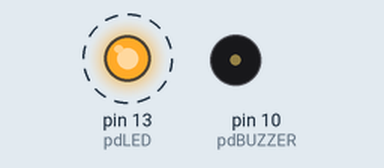
Bench run of a sketch on a simulated Arduino Uno, built with avr-gcc and run on an emulated ATmega328P. Shown: output pins drawn as LEDs (lit = HIGH), buzzer (waves = sounding). Dashed ring = blinking. What the sketch prints to the serial monitor is not drawn.

Above: at 36.6 s.
Timing chart, 0 to 39.4 s (numbered marks = the images above):
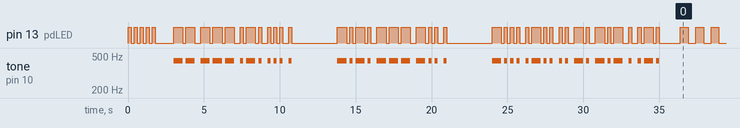

The sketch:

morse_code_blinker.ino
```cpp
// Morse Code Generator for Arduino / Teensy
// Charles B. Malloch, PhD
// 2015-01-13

enum { BAUDRATE = 115200 };
enum { pdLED = 13 };
enum { pdBUZZER = 10 };

enum { dotLen_ms = 200 };

enum { bufLen = 80 };
int bufPtr = 0;
char strBuf [bufLen];

void setup () {

  Serial.begin( BAUDRATE );

  pinMode ( pdLED, OUTPUT );

  for ( int i = 0; i < 5; i++ ) {
    digitalWrite ( pdLED, 1 );
    delay ( 200 );
    digitalWrite ( pdLED, 0 );
    delay ( 200 );
  }

  while ( ( millis() < 5000 ) && !Serial ) {
    delay ( 500 );
  }

  Serial.println ( "morse_code_blinker v2.10 2015-01-16" );

  sendMorseMessage ( 18, ( char * ) "morse code blinker" );
}

void loop () {
  const unsigned long blinkInterval_ms = 500;
  static unsigned long lastBlinkAt_ms = 0;
  checkSerial ();
  if ( ( millis() - lastBlinkAt_ms ) > blinkInterval_ms ) {
    LEDToggle ();
    lastBlinkAt_ms = millis();
  }
  delay ( 10 );
}

void checkSerial () {
  const int BUFLEN = 200;
  static char buffer[BUFLEN];
  int i, len;

  if ( ( len = Serial.available() ) ) {
    // Serial.print ( "available: " ); Serial.println ( len );
    for ( i = 0; i < len; i++ ) {
      if ( bufPtr >= BUFLEN ) {
        Serial.println ( "BUFFER OVERRUN" );
        bufPtr = 0;
      }
      buffer [ bufPtr ] = Serial.read ();
      // LEDToggle();
      // Serial.println( buffer[bufPtr], HEX );
      if ( bufPtr > 0 && buffer[bufPtr] == 0x0d ) {
        buffer [ bufPtr+1 ] = 0x00;
        Serial.println ( "[Arduino] " );
        // delay ( 1000 );
        Serial.print ("  > ");
        Serial.println ( buffer );  // still has CRLF
        // delay ( 1000 );
        // Serial.println (DateTime.now());  // provides seconds since boot unless inited
        //    or look at millis() for milliseconds

        sendMorseMessage ( bufPtr, buffer );

        bufPtr = 0;
        break;
      } else if ( buffer[bufPtr] == 0x0a ) {
        // ignore LF
      } else {
        bufPtr++;
      }  // handling linends
    }  // reading the input buffer
  }  // Serial.available
}

void sendMorseMessage ( int msgLen, char buffer[] ) {

  /*
  Serial.print (" 2>");
  Serial.println ( buffer );  // still has CRLF
  */

  // store Morse alphabet as 2 bytes per character, base 4, high-order-bit justified
  //  00 = dot; 01 = dash; 10 = silence for 1 dot time; 11 = end-of-character
  //  so A = .- = 000111xx xxxxxxxx, and space = 10101010 1011xxxx ( 5 dot times + one before and one after = 7 dot times )
  // letter space is 3; word space is 7
  static const long int morse [] =  {
              0b0101010101111111, // 0 -----
              0b0001010101111111, // 1 .----
              0b0000010101111111, // 2 ..---
              0b0000000101111111, // 3 ...--
              0b0000000001111111, // 4 ....-
              0b0000000000111111, // 5 .....
              0b0100000000111111, // 6 -....
              0b0101000000111111, // 7 --...
              0b0101010000111111, // 8 ---..
              0b0101010100111111, // 9 ----.

              0b0001111111111111, // A .-
              0b0100000011111111, // B -...
              0b0100010011111111, // C -.-.
              0b0100001111111111, // D -..
              0b0011111111111111, // E .
              0b0000010011111111, // F ..-.
              0b0101001111111111, // G --.
              0b0000000011111111, // H ....
              0b0000111111111111, // I ..
              0b0001010111111111, // J .---
              0b0100011111111111, // K -.-
              0b0001000011111111, // L .-..
              0b0101111111111111, // M --
              0b0100111111111111, // N -.
              0b0101011111111111, // O ---
              0b0001010011111111, // P .--.
              0b0101000111111111, // Q --.-
              0b0001001111111111, // R .-.
              0b0000001111111111, // S ...
              0b0111111111111111, // T -
              0b0000011111111111, // U ..-
              0b0000000111111111, // V ...-
              0b0001011111111111, // W .--
              0b0100000111111111, // X -..-
              0b0100010111111111, // Y -.--
              0b0101000011111111, // Z --..

              0b1010101010101111, // space adds 6 dot times silence
              0b0000000100000111, // $ ...-..-
              0b0000010100001111, // ? ..--..
              0b0000010100011111, // _ ..--.-
              0b0001000100011111, // . .-.-.-
              0b0001010101001111, // ' .----.
              0b0100000001111111, // = -...-
              0b0100000100111111, // / -..-.
              0b0100010001001111, // ; -.-.-.
              0b0100010001011111, // ! -.-.--
              0b0101000001011111, // , --..--
              0b0101010000001111, // : ---...
              0b0100010100111111, // ( -.--.
              0b0100010100011111, // ) -.--.-
              0b0001000000111111, // & .-...
              0b0001000100111111, // + .-.-.
              0b0100000000011111, // - -....-
              0b0001000001001111, // " .-..-.
              0b0001010001001111, // @ .--.-.
            };
  static char charList[] = "0123456789ABCDEFGHIJKLMNOPQRSTUVWXYZ $?_.'=/;!,:()&+-\"@";

            /*

              0b0000000100011111, // end of work            ...-.-
              0b0000000000000000, // error                  ........
              0b0100011111111111, // invitation to transmit .-.
              0b0000000100111111, // understood             ...-.
              0b0001000000111111, // wait                   .-...

            */


  /*
  Serial.print (" 3>");
  Serial.println ( buffer );  // still has CRLF
  */

  int theChar, theIndex;
  char* theAddress;

  digitalWrite ( pdLED, 0 );
  delay ( 1000 );

  for ( int i = 0; i < msgLen; i++ ) {
    theChar = buffer [ i ];
    if ( ( theChar >= int ( 'a' ) ) && ( theChar <= int ( 'z' ) ) ) {
      // it's lower case
      theChar -= int ( 'a' ) - int ( 'A' );
    }
    theAddress = strchr ( charList, theChar );
    Serial.print ( "'" ); Serial.print ( char ( theChar ) ); Serial.print ( "' " );
    /*
    // print the ASCII value
    int theASCII = toascii ( theChar );
    Serial.print ( ( theASCII >= 100 ) ? ( " -" ) : ( " - " ) );
    Serial.print ( theASCII ); Serial.print ( "- " );
    */
    if ( theAddress ) {
      theIndex = (int) ( theAddress - charList );
      /*
      // print the index into the Morse code table
      Serial.print ( " ( " ); Serial.print ( theIndex ); Serial.print ( " ) " );
      */
      long int theMorse = morse [ theIndex ];
      sendMorseCharacter ( theMorse );
      delay ( dotLen_ms );
    } else {
      Serial.print ( "Unknown character " ); Serial.println ( theChar );
      // Serial.println ( int ( 'A' ) );
      theIndex = -1;
    }

  }

  digitalWrite ( pdLED, 0 );
  delay ( 1000 );
}

void sendMorseCharacter ( long int theMorseChar ) {
  Serial.print ( "--> " );
  for ( int i = 0; i < 8; i++ ) {
    // send bit i
    // time for dash is 3x time for dot
    // Serial.print ( "0x" ); Serial.println ( theMorseChar, HEX );
    int theSymbol = ( theMorseChar >> 14 ) & 0x03;

    if ( theSymbol == 0b11 ) { // end of character
      // Serial.println ( "done" );
      break;  // exit for loop; cannot break the for loop from within the switch
    }

    switch ( theSymbol ) {
      case 0b00:  // dot
        Serial.print ( "." );
        digitalWrite ( pdLED, 1 );
        tone ( pdBUZZER, 440 );
        delay ( 1 * dotLen_ms );
        digitalWrite ( pdLED, 0 );
        noTone ( pdBUZZER );
        break;
      case 0b01:  // dash
        Serial.print ( "-" );
        digitalWrite ( pdLED, 1 );
        tone ( pdBUZZER, 440 );
        delay ( 3 * dotLen_ms );
        digitalWrite ( pdLED, 0 );
        noTone ( pdBUZZER );
        break;
      case 0b10:  // silence for 1 dot time
        Serial.print ( "b" );
        digitalWrite ( pdLED, 0 );
        noTone ( pdBUZZER );
        delay ( 1 * dotLen_ms );
        break;
    }
    theMorseChar <<= 2;
    delay ( dotLen_ms );  // pause between symbols is one dot time
  }
  Serial.println ();
}

void LEDToggle() {
  digitalWrite( pdLED, 1 - digitalRead ( pdLED ) );
}
```

Measured:
- by itself, pin 13 (pdLED): HIGH → LOW at 0.20 s, → HIGH 0.20 s later, → LOW 0.20 s later, → HIGH 0.20 s later, … (278 changes in this stretch)
